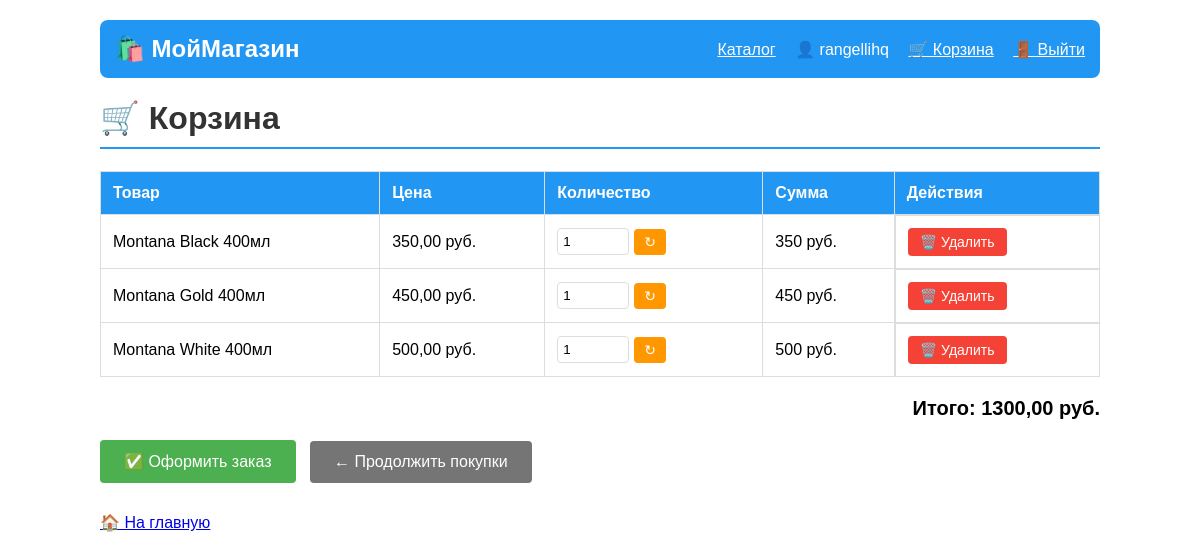
Screenshot of /shop/cart/ (signed in) with the database file from the repository.
### shop/models.py (models this page shows, shortened)
class CartsElement(models.Model):
    cart=models.ForeignKey(Cart,on_delete=models.CASCADE)
    product=models.ForeignKey(Product,on_delete=models.CASCADE)
    quantity=models.PositiveIntegerField(default=1)
    def elements_price(self):
        return self.product.price*self.quantity

class Product(models.Model):
    name=models.CharField(max_length=200)
    description=models.TextField()
    products_photo=models.ImageField()
    price=models.DecimalField(decimal_places=2,max_digits=10)
    quantity=models.IntegerField()
    category=models.ForeignKey(ProductCategory,on_delete=models.CASCADE)
    manufacter=models.ForeignKey(Manufacter,on_delete=models.CASCADE)

### shop/views.py (the view)
# urls.py: path('cart/',views.cart),
@login_required
def cart(request):
    cart = Cart.objects.filter(user_id=request.user.id).first()
    if cart:
        items = CartsElement.objects.filter(cart_id=cart.id)
    else:
        items = []
    general_price=cart.general_price()
    return render(request,'cart.html',{'items':items,'general_price':general_price})

### shop/models.py (called while the page is built)
    def general_price(self):
        items=self.cartselement_set.all()
        price=sum(item.product.price*item.quantity for item in items)
        return price

### shop/templates/cart.html (shortened to what this page needs)
<!DOCTYPE html>
<html lang="ru">
<head>
</head>
<body>
    <div style="background: #2196F3; color: white; padding: 15px; margin-bottom: 20px; border-radius: 8px; display: flex; justify-content: space-between; align-items: center;">
        <div style="font-size: 24px; font-weight: bold;">
            <a href="/shop/" style="color: white; text-decoration: none;">🛍️ МойМагазин</a>
        </div>
        <div>
            <a href="/shop/catalog/" style="color: white; margin-right: 15px;">Каталог</a>
            {% if user.is_authenticated %}
                <span style="margin-right: 15px;">👤 {{ user.username }}</span>
                <a href="/shop/cart/" style="color: white; margin-right: 15px;">🛒 Корзина</a>
                <a href="/shop/logout/" style="color: white;">🚪 Выйти</a>
            {% else %}
                <a href="/shop/login/" style="color: white; margin-right: 15px;">🔐 Войти</a>
                <a href="/shop/registrate/" style="color: white;">📝 Регистрация</a>
            {% endif %}
        </div>
    </div>
    <h1>🛒 Корзина</h1>
    {% if items %}
        <table>
            <tr>
                <th>Товар</th>
                <th>Цена</th>
                <th>Количество</th>
                <th>Сумма</th>
                <th>Действия</th>
            </tr>
            {% for item in items %}
            <tr>
                <td>{{ item.product.name }}</td>
                <td>{{ item.elements_price }} руб.</td>
                <td>
                    <form method="post" action="/shop/cart/update/{{ item.id }}/" class="quantity-form">
                        <input type="number"
                               name="quantity"
                               value="{{ item.quantity }}"
                               min="0"
                               max="{{ item.product.quantity }}"
                               class="quantity-input">
                        <button type="submit" class="btn btn-update" title="Обновить количество">↻</button>
                    </form>
                </td>
                <td>{% widthratio item.product.price 1 item.quantity %} руб.</td>
                <td class="action-cell">
                    <a href="/shop/cart/remove/{{ item.id }}/"
                       class="btn btn-delete"
                       onclick="return confirm('Удалить {{ item.product.name }} из корзины?')">
                        🗑️ Удалить
                    </a>
                </td>
            </tr>
            {% endfor %}
        </table>
        <div class="total">
            Итого: {{ general_price }} руб.
        </div>
        <p>
            <a href="#" class="btn">✅ Оформить заказ</a>
            <a href="/shop/catalog/" class="btn btn-back">← Продолжить покупки</a>
        </p>
    {% else %}
        <div class="empty-cart">
            <p>🛒 Корзина пуста</p>
            <p><a href="/shop/catalog/" class="btn">Перейти в каталог</a></p>
        </div>
    {% endif %}
    <p style="margin-top: 30px;">
        <a href="/shop/">🏠 На главную</a>
    </p>
</body>
</html>

### shop/templates/cart.html (style rules this page uses)
body { font-family: Arial, sans-serif; max-width: 1000px; margin: 20px auto; padding: 0 15px; }
h1 { color: #333; border-bottom: 2px solid #2196F3; padding-bottom: 10px; }
table { width: 100%; border-collapse: collapse; margin: 20px 0; }
th, td { border: 1px solid #ddd; padding: 12px; text-align: left; }
th { background: #2196F3; color: white; }
.total { text-align: right; font-size: 20px; font-weight: bold; margin: 20px 0; }
.btn { display: inline-block; background: #4CAF50; color: white; padding: 12px 24px; text-decoration: none; border-radius: 4px; margin-right: 10px; border: none; cursor: pointer; }
.btn-back { background: #757575; }
.btn-delete { background: #f44336; padding: 6px 12px; font-size: 14px; }
.btn-update { background: #ff9800; padding: 5px 10px; font-size: 14px; }
.quantity-form { display: flex; gap: 5px; align-items: center; }
.quantity-input { width: 60px; padding: 5px; border: 1px solid #ddd; border-radius: 4px; }
.action-cell { display: flex; gap: 8px; flex-wrap: wrap; }

### rows the page displays
CartsElement: product.name "Montana Black 400мл", elements_price "350,00", quantity "1", product+quantity "350"
CartsElement: product.name "Montana Gold 400мл", elements_price "450,00", quantity "1", product+quantity "450"
CartsElement: product.name "Montana White 400мл", elements_price "500,00", quantity "1", product+quantity "500"

### other values shown
{{ user.username }} "rangellihq"
{{ general_price }} "1300,00"
